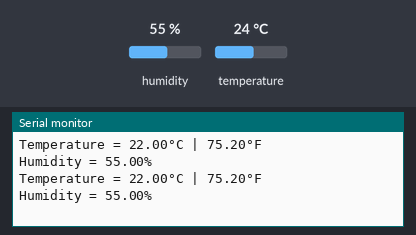
A sketch run on a simulated Arduino Uno, built with avr-gcc and run on an emulated ATmega328P. On the bench: the last lines printed to the serial monitor. The inputs (shaded band) are chosen by the test bench; at power-on: humidity 55 %, temperature 24 °C.

Above: at 2.8 s.
2.9 s: humidity set to 22 %
At 5.0 s:
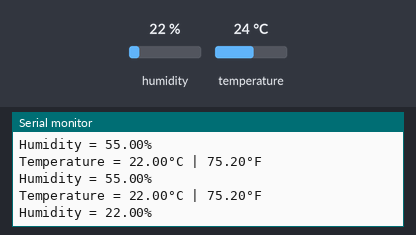
5.6 s: temperature set to 12 °C
At 7.4 s:
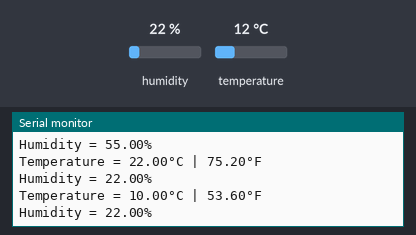
8.3 s: humidity set to 40 %
At 11.1 s:
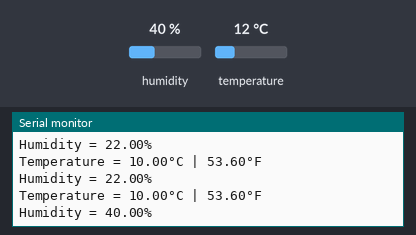
Timing chart, 0 to 12.6 s (numbered marks = the images above; inputs shaded):
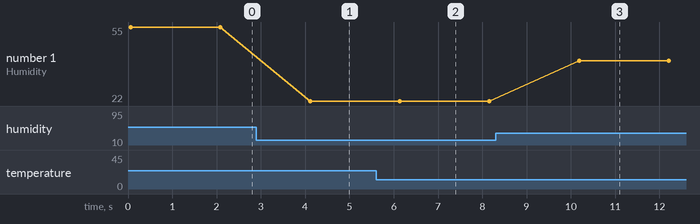

Measured:
- after the input at 2.9 s, the serial monitor: prints a new line after 1.2 s (image 1)
- after the input at 5.6 s, the serial monitor: prints a new line after 0.50 s (image 2)
- after the input at 8.3 s, the serial monitor: prints a new line after 1.9 s (image 3)
- plotted number 1: 22 → 40 after the input at 8.3 s

The sketch:

temperature_humidity.ino
```cpp
#include <dht.h>  // Include library
#define outPin 8  // Defines pin number to which the sensor is connected

dht DHT;      // Creates a DHT object

void setup() {
  Serial.begin(9600);
}

void loop() {
  int readData = DHT.read11(outPin);

  float t = DHT.temperature;  // Read temperature
  float h = DHT.humidity;   // Read humidity

  Serial.print("Temperature = ");
  Serial.print(t - 2.0); // adjusted as reading 2 degrees C higher than room thermostat
  Serial.print("°C | ");
  Serial.print((t*9.0)/5.0+32.0); // Convert celsius to fahrenheit
  Serial.println("°F ");
  Serial.print("Humidity = ");
  Serial.print(h);
  Serial.println("% ");
  Serial.println("");

  delay(2000); // wait two seconds
}
```
